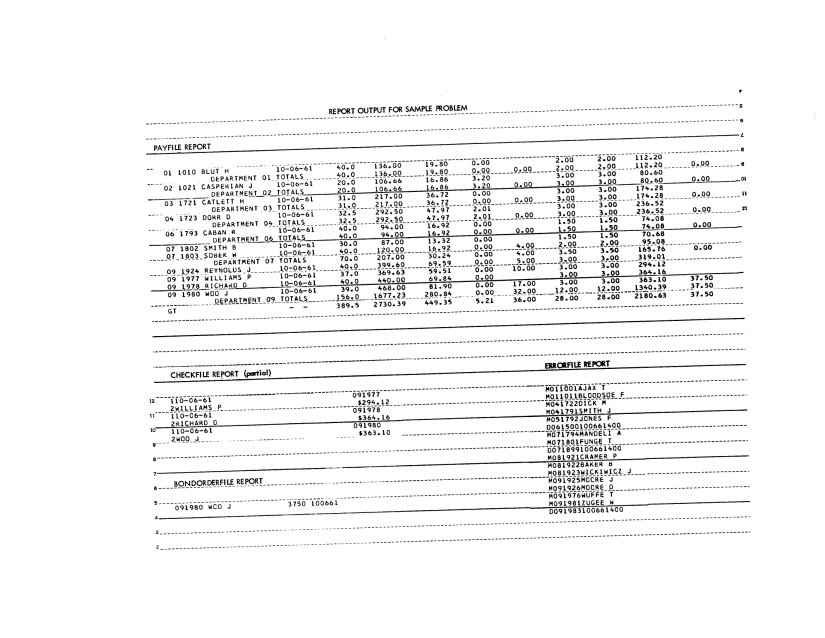
#> input picture comtran-manuals/J28-6169/images/page-217.png, 1650 x 1275 px, found by its file name (shown at 1/2 size)
$ python deskew.py
#> lines starting #> are read from the running program, lines starting #| are printed output that depends on the picture
### reviews/2026-09-13-m6s1-acceptance/tools/scan/common.py
import numpy as np
from PIL import Image

SRC = "/Users/jacklusher/development/comtran-compiler/comtran-manuals/J28-6169/images/page-217.png"

def load():
    return Image.open(SRC).convert("L")
#> returned value is the input picture: PIL image 1650x1275 L; min 0, max 255, mean 244.1

def ink(im, thr=150):
    return np.asarray(im, dtype=np.uint8) < thr

def longest_run(b):
    """Longest horizontal ink run per row."""
    h, w = b.shape
    run = np.zeros(h, dtype=np.int32)
    best = np.zeros(h, dtype=np.int32)
    for x in range(w):
        col = b[:, x]
        run = np.where(col, run + 1, 0)
        best = np.maximum(best, run)
    return best

def strip_rules(b, run=25):
    out = b.copy()
    out[longest_run(b) >= run] = False
    return out

def rotate_gray(im, deg):
    return im.rotate(deg, resample=Image.BICUBIC, fillcolor=255, expand=False)

# [14 lines left out: function vrun_filter, not called in this run]

### reviews/2026-09-13-m6s1-acceptance/tools/scan/deskew.py
import sys; sys.path.insert(0,'/private/tmp/claude-501/-Users-jacklusher-development-comtran-compiler/bc4b8978-0f16-4e03-beea-182e219a80ed/scratchpad/agent-scan')
from common import *
import numpy as np

def score(im, box, deg):
    """Sharpness of the row ink profile after rotating the crop by deg."""
    x0,y0,x1,y1 = box
    pad = 40
    sub = im.crop((x0, y0-pad, x1, y1+pad))
    r = sub.rotate(deg, resample=Image.BICUBIC, fillcolor=255, expand=False)
    b = strip_rules(ink(r))
    b = b[pad:b.shape[0]-pad]
    rp = b.sum(1).astype(float)
    return (rp**2).sum()

def best_angle(im, box, lo=-2.0, hi=2.0):
    best=None
    for k in range(int((hi-lo)/0.05)+1):
        d = lo + k*0.05
        s = score(im, box, d)
        if best is None or s>best[1]: best=(d,s)
    d0=best[0]
    for k in range(-10,11):
        d = d0 + k*0.005
        s = score(im, box, d)
        if s>best[1]: best=(d,s)
    return best[0]

if __name__ == "__main__":
    im = load()
    boxes = {
      "PAYFILE":   (290, 300, 1460, 650),
      "CHECKFILE": (300, 760, 830, 900),
      "BONDORDER": (300, 980, 830, 1030),
      "ERRORFILE": (1080, 760, 1280, 1030),
    }
    for n,bx in boxes.items():
        print(n, round(best_angle(im,bx),3))
#> this loop made 4 passes
#| PAYFILE -1.81
#| CHECKFILE -1.67
#| BONDORDER -1.78
#| ERRORFILE -1.75
#> pass 1, in score, `sub = im.crop((x0, y0-pad, x1, y1+pad))`:
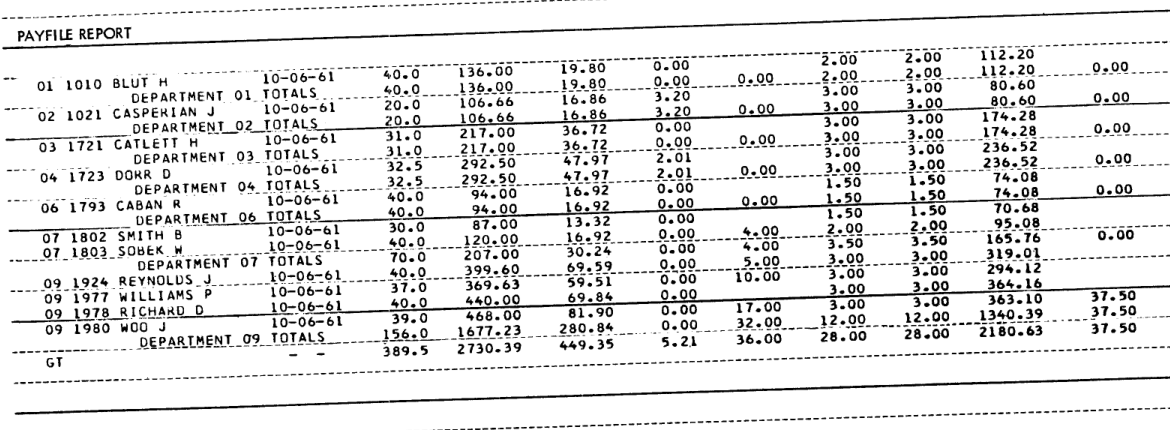
#> sub: PIL image 1170x430 L; min 0, max 255, mean 228.3
#> pass 1, in score, `r = sub.rotate(deg, resample=Image.BICUBIC, fillcolor=255, expand=False)`:
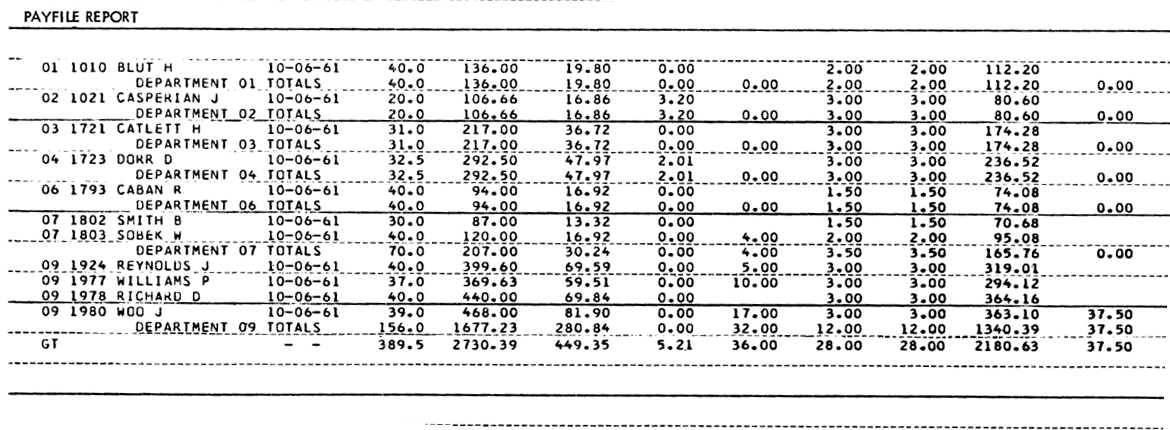
#> r: PIL image 1170x430 L; min 0, max 255, mean 227.6
#> pass 1, in strip_rules, `out = b.copy()`:
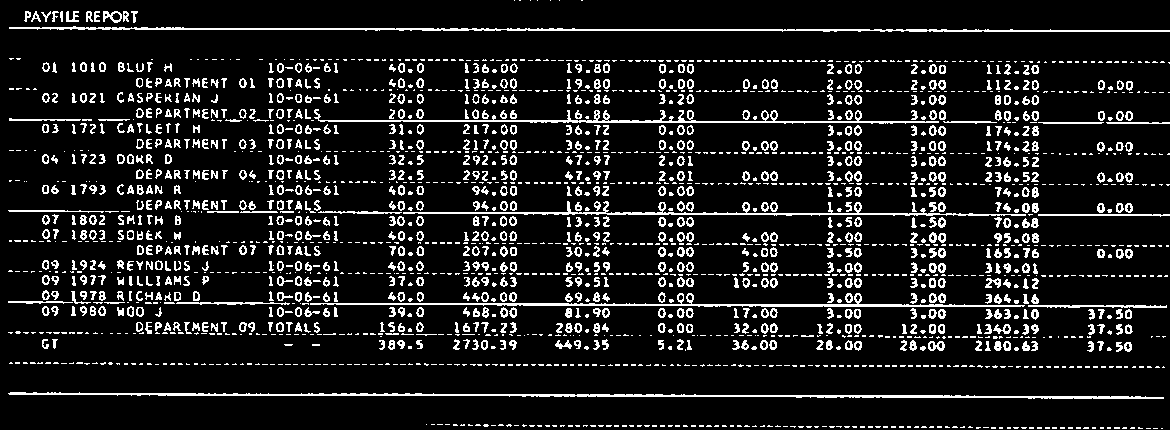
#> out: shape (430, 1170) bool; 11.7% white in thin lines or dots
#> pass 1, in score, `b = strip_rules(ink(r))`:
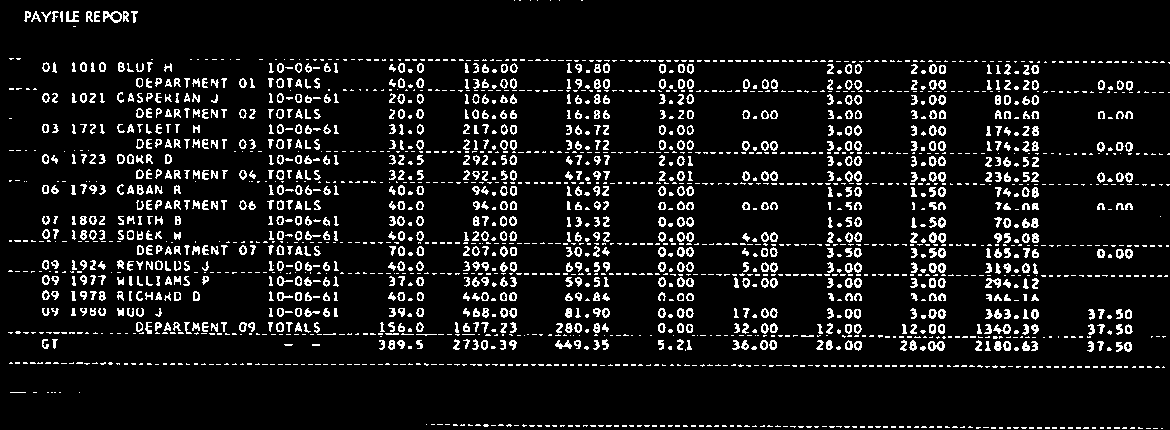
#> b: shape (430, 1170) bool; 9.2% white in thin lines or dots
